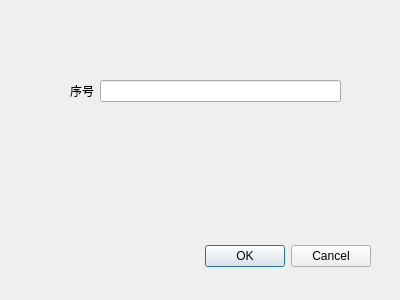
<?xml version="1.0" encoding="UTF-8"?>
<ui version="4.0">
 <class>Dialog</class>
 <widget class="QDialog" name="Dialog">
  <property name="geometry">
   <rect>
    <x>0</x>
    <y>0</y>
    <width>400</width>
    <height>300</height>
   </rect>
  </property>
  <property name="windowTitle">
   <string>Dialog</string>
  </property>
  <widget class="QDialogButtonBox" name="buttonBox">
   <property name="geometry">
    <rect>
     <x>30</x>
     <y>240</y>
     <width>341</width>
     <height>32</height>
    </rect>
   </property>
   <property name="orientation">
    <enum>Qt::Horizontal</enum>
   </property>
   <property name="standardButtons">
    <set>QDialogButtonBox::Cancel|QDialogButtonBox::Ok</set>
   </property>
  </widget>
  <widget class="QWidget" name="">
   <property name="geometry">
    <rect>
     <x>70</x>
     <y>80</y>
     <width>271</width>
     <height>22</height>
    </rect>
   </property>
   <layout class="QHBoxLayout" name="horizontalLayout">
    <item>
     <widget class="QLabel" name="label_5">
      <property name="text">
       <string>序号</string>
      </property>
     </widget>
    </item>
    <item>
     <widget class="QLineEdit" name="SequencelineEdit"/>
    </item>
   </layout>
  </widget>
 </widget>
 <resources/>
 <connections>
  <connection>
   <sender>buttonBox</sender>
   <signal>accepted()</signal>
   <receiver>Dialog</receiver>
   <slot>accept()</slot>
   <hints>
    <hint type="sourcelabel">
     <x>248</x>
     <y>254</y>
    </hint>
    <hint type="destinationlabel">
     <x>157</x>
     <y>274</y>
    </hint>
   </hints>
  </connection>
  <connection>
   <sender>buttonBox</sender>
   <signal>rejected()</signal>
   <receiver>Dialog</receiver>
   <slot>reject()</slot>
   <hints>
    <hint type="sourcelabel">
     <x>316</x>
     <y>260</y>
    </hint>
    <hint type="destinationlabel">
     <x>286</x>
     <y>274</y>
    </hint>
   </hints>
  </connection>
 </connections>
</ui>
